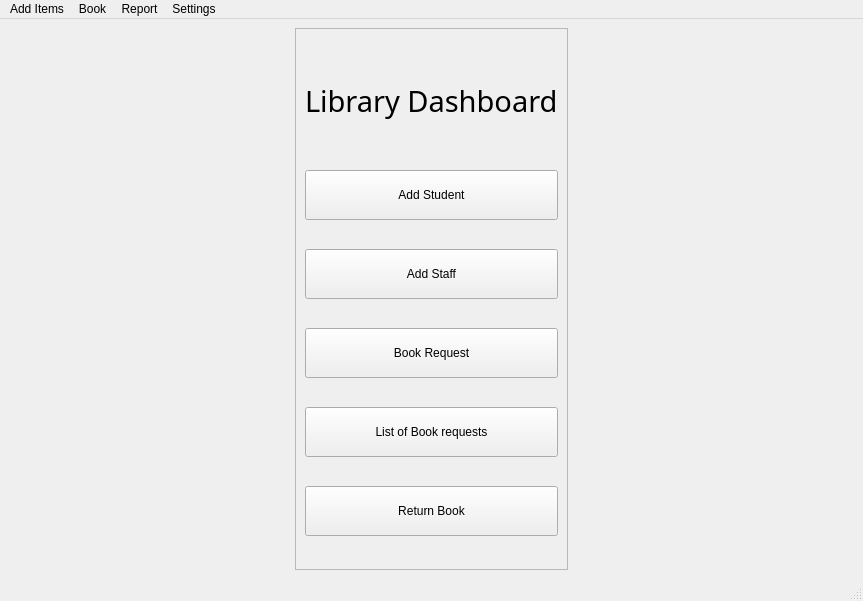
<?xml version="1.0" encoding="UTF-8"?>
<ui version="4.0">
 <class>dashBoard</class>
 <widget class="QMainWindow" name="dashBoard">
  <property name="geometry">
   <rect>
    <x>0</x>
    <y>0</y>
    <width>863</width>
    <height>601</height>
   </rect>
  </property>
  <property name="windowTitle">
   <string>Dashboard</string>
  </property>
  <widget class="QWidget" name="centralwidget">
   <layout class="QHBoxLayout" name="horizontalLayout">
    <item alignment="Qt::AlignHCenter">
     <widget class="QFrame" name="frame">
      <property name="frameShape">
       <enum>QFrame::StyledPanel</enum>
      </property>
      <property name="frameShadow">
       <enum>QFrame::Raised</enum>
      </property>
      <layout class="QVBoxLayout" name="verticalLayout">
       <item>
        <widget class="QLabel" name="label">
         <property name="maximumSize">
          <size>
           <width>16777215</width>
           <height>80</height>
          </size>
         </property>
         <property name="font">
          <font>
           <family>MV Boli</family>
           <pointsize>22</pointsize>
           <weight>50</weight>
           <bold>false</bold>
          </font>
         </property>
         <property name="text">
          <string>Library Dashboard</string>
         </property>
        </widget>
       </item>
       <item>
        <widget class="QPushButton" name="std">
         <property name="maximumSize">
          <size>
           <width>16777215</width>
           <height>50</height>
          </size>
         </property>
         <property name="cursor">
          <cursorShape>PointingHandCursor</cursorShape>
         </property>
         <property name="text">
          <string>Add Student</string>
         </property>
        </widget>
       </item>
       <item>
        <widget class="QPushButton" name="stf">
         <property name="maximumSize">
          <size>
           <width>16777215</width>
           <height>50</height>
          </size>
         </property>
         <property name="cursor">
          <cursorShape>PointingHandCursor</cursorShape>
         </property>
         <property name="text">
          <string>Add Staff</string>
         </property>
        </widget>
       </item>
       <item>
        <widget class="QPushButton" name="bkreq">
         <property name="maximumSize">
          <size>
           <width>16777215</width>
           <height>50</height>
          </size>
         </property>
         <property name="cursor">
          <cursorShape>PointingHandCursor</cursorShape>
         </property>
         <property name="text">
          <string>Book Request</string>
         </property>
        </widget>
       </item>
       <item>
        <widget class="QPushButton" name="listBooks">
         <property name="maximumSize">
          <size>
           <width>16777215</width>
           <height>50</height>
          </size>
         </property>
         <property name="cursor">
          <cursorShape>PointingHandCursor</cursorShape>
         </property>
         <property name="text">
          <string>List of Book requests</string>
         </property>
        </widget>
       </item>
       <item>
        <widget class="QPushButton" name="retBooks">
         <property name="maximumSize">
          <size>
           <width>16777215</width>
           <height>50</height>
          </size>
         </property>
         <property name="cursor">
          <cursorShape>PointingHandCursor</cursorShape>
         </property>
         <property name="text">
          <string>Return Book</string>
         </property>
        </widget>
       </item>
      </layout>
     </widget>
    </item>
   </layout>
  </widget>
  <widget class="QMenuBar" name="menubar">
   <property name="geometry">
    <rect>
     <x>0</x>
     <y>0</y>
     <width>863</width>
     <height>21</height>
    </rect>
   </property>
   <widget class="QMenu" name="menuAdd_Items">
    <property name="title">
     <string>Add Items</string>
    </property>
    <addaction name="actionSubject"/>
    <addaction name="actionCourse"/>
    <addaction name="actionDepartment"/>
   </widget>
   <widget class="QMenu" name="menuBook">
    <property name="title">
     <string>Book</string>
    </property>
    <addaction name="actionAdd"/>
    <addaction name="actionPurchase"/>
   </widget>
   <widget class="QMenu" name="menuReport">
    <property name="title">
     <string>Report</string>
    </property>
    <widget class="QMenu" name="menuPurchase">
     <property name="title">
      <string>Purchase</string>
     </property>
     <addaction name="actionAll_purchase"/>
     <addaction name="actionMonthly_purchase"/>
    </widget>
    <widget class="QMenu" name="menuIssue">
     <property name="title">
      <string>Issue</string>
     </property>
     <addaction name="actionAll_issue"/>
     <addaction name="actionMonthly_issue"/>
    </widget>
    <widget class="QMenu" name="menuReturn">
     <property name="title">
      <string>Return</string>
     </property>
     <addaction name="actionAll_return"/>
     <addaction name="actionMonthly_return"/>
    </widget>
    <widget class="QMenu" name="menuFine">
     <property name="title">
      <string>Fine</string>
     </property>
     <addaction name="actionAll_fine"/>
     <addaction name="actionMonthly_fine"/>
    </widget>
    <addaction name="menuPurchase"/>
    <addaction name="menuIssue"/>
    <addaction name="menuReturn"/>
    <addaction name="menuFine"/>
    <addaction name="actionStudent_Report"/>
    <addaction name="actionBook_Stock"/>
   </widget>
   <widget class="QMenu" name="menuSettings">
    <property name="title">
     <string>Settings</string>
    </property>
    <addaction name="actionChange_Password"/>
    <addaction name="actionProfile"/>
   </widget>
   <addaction name="menuAdd_Items"/>
   <addaction name="menuBook"/>
   <addaction name="menuReport"/>
   <addaction name="menuSettings"/>
  </widget>
  <widget class="QStatusBar" name="statusbar"/>
  <action name="actionSubject">
   <property name="text">
    <string>Subject</string>
   </property>
  </action>
  <action name="actionCourse">
   <property name="text">
    <string>Course</string>
   </property>
  </action>
  <action name="actionDepartment">
   <property name="text">
    <string>Department</string>
   </property>
  </action>
  <action name="actionAdd">
   <property name="text">
    <string>Add</string>
   </property>
  </action>
  <action name="actionPurchase">
   <property name="text">
    <string>Purchase</string>
   </property>
  </action>
  <action name="actionAll_purchase">
   <property name="text">
    <string>All purchase</string>
   </property>
  </action>
  <action name="actionMonthly_purchase">
   <property name="text">
    <string>Monthly purchase</string>
   </property>
  </action>
  <action name="actionAll_issue">
   <property name="text">
    <string>All issue</string>
   </property>
  </action>
  <action name="actionMonthly_issue">
   <property name="text">
    <string>Monthly issue</string>
   </property>
  </action>
  <action name="actionAll_return">
   <property name="text">
    <string>All return</string>
   </property>
  </action>
  <action name="actionMonthly_return">
   <property name="text">
    <string>Monthly return</string>
   </property>
  </action>
  <action name="actionAll_fine">
   <property name="text">
    <string>All fine</string>
   </property>
  </action>
  <action name="actionMonthly_fine">
   <property name="text">
    <string>Monthly fine</string>
   </property>
  </action>
  <action name="actionStudent_Report">
   <property name="text">
    <string>Student Report</string>
   </property>
  </action>
  <action name="actionBook_Stock">
   <property name="text">
    <string>Book Stock</string>
   </property>
  </action>
  <action name="actionChange_Password">
   <property name="text">
    <string>Change Password</string>
   </property>
  </action>
  <action name="actionProfile">
   <property name="text">
    <string>Profile</string>
   </property>
  </action>
 </widget>
 <resources/>
 <connections/>
</ui>
